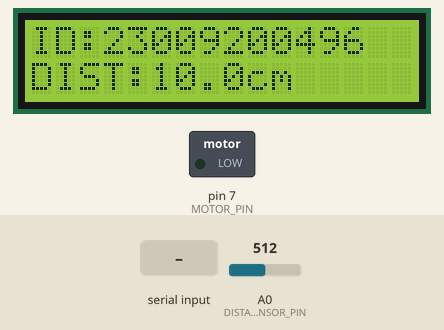
The sketch below on a simulated Arduino Uno, built with avr-gcc and run on an emulated ATmega328P. On the bench: 16×2 character LCD, switched loads named in the sketch (green lamp = pin HIGH). The test bench sets the inputs (shaded band); at power-on: A0 (DISTANCE_SENSOR_PIN) = 512. What the sketch prints to the serial monitor is not drawn.

Above: at 1.2 s.
1.3 s: A0 (DISTANCE_SENSOR_PIN) set to 174
At 2.0 s:
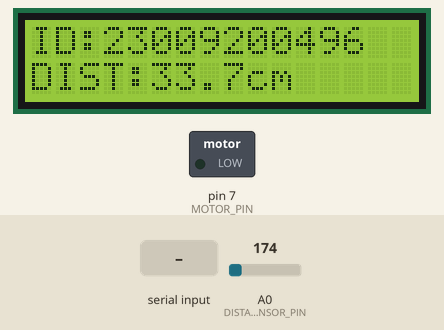
3.0 s: A0 (DISTANCE_SENSOR_PIN) set to 151
At 4.2 s:
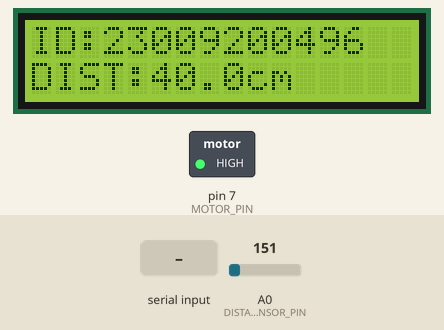
4.5 s: "1\n" received over Serial
At 5.1 s:
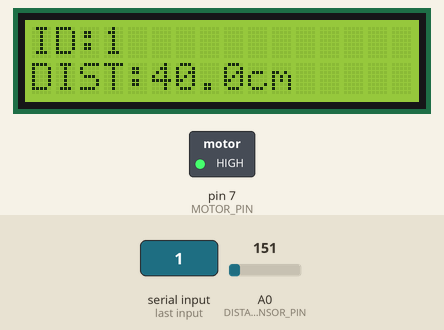
6.2 s: "0\n" received over Serial
At 7.4 s:
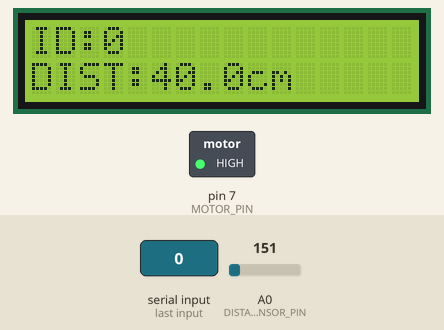
7.7 s: A0 (DISTANCE_SENSOR_PIN) set to 122
At 8.6 s:
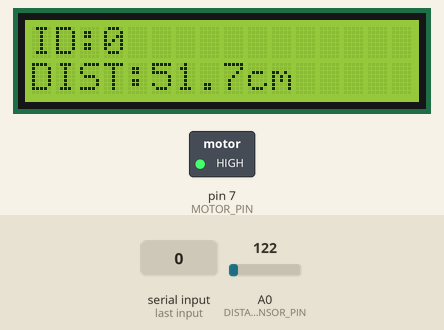
Timing chart, 0 to 10.7 s (numbered marks = the images above; inputs shaded):
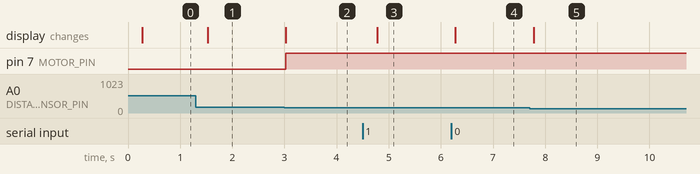

Measured:
- the behaviour switches between 165 and 164 on A0 (DISTANCE_SENSOR_PIN) (found by bisection; images 1 and 2)
- after the input at 1.3 s, the display: changes after 0.23 s (image 1)
- after the input at 3.0 s, pin 7 (MOTOR_PIN): LOW → HIGH at once; the display: changes at once (image 2)
- after the input at 4.5 s, the display: changes after 0.28 s (image 3)
- after the input at 6.2 s, the display: changes after 0.08 s (image 4)
- after the input at 7.7 s, the display: changes after 0.08 s (image 5)

The sketch:

DistanceControl.ino
```cpp
#include <LiquidCrystal.h>

// 距离测控仿真系统
// 学生：王李杰  学号：23009200496  阈值：30 + 6 = 36 cm

const char STUDENT_ID[] = "23009200496";
const float DISTANCE_THRESHOLD_CM = 36.0;

// Proteus 原理图实际引脚：RS=D12, E=D11, D4=D5, D5=D4, D6=D3, D7=D2
const uint8_t LCD_RS = 12;
const uint8_t LCD_EN = 11;
const uint8_t LCD_D4 = 5;
const uint8_t LCD_D5 = 4;
const uint8_t LCD_D6 = 3;
const uint8_t LCD_D7 = 2;
const uint8_t DISTANCE_SENSOR_PIN = A0;  // Proteus 中标记为 IO14
const uint8_t MOTOR_PIN = 7;

LiquidCrystal lcd(LCD_RS, LCD_EN, LCD_D4, LCD_D5, LCD_D6, LCD_D7);

String receivedId = STUDENT_ID;
unsigned long lastSampleMs = 0;
const unsigned long SAMPLE_INTERVAL_MS = 250;

float readDistanceCm() {
  // Sharp GP2D12 的典型反距离电压模型；与 Proteus SHARPGP2 模型匹配。
  // 为减小仿真显示抖动，对 10 次 ADC 采样取平均。
  long adcSum = 0;
  for (uint8_t i = 0; i < 10; ++i) {
    adcSum += analogRead(DISTANCE_SENSOR_PIN);
    delay(2);
  }
  const float adc = adcSum / 10.0;
  const float voltage = adc * (5.0 / 1023.0);

  // GP2D12 数据手册曲线的幂函数拟合，适用范围约 10~80 cm。
  float distance = 80.0;
  if (voltage > 0.10) {
    distance = 27.728 * pow(voltage, -1.2045);
  }
  return constrain(distance, 10.0, 80.0);
}

void readStudentIdFromSerial() {
  if (!Serial.available()) return;

  String line = Serial.readStringUntil('\n');
  line.trim();
  if (line.startsWith("ID:")) {
    line.remove(0, 3);
    line.trim();
  }

  bool allDigits = line.length() > 0 && line.length() <= 11;
  for (unsigned int i = 0; i < line.length(); ++i) {
    if (!isDigit(line[i])) {
      allDigits = false;
      break;
    }
  }

  if (allDigits) {
    receivedId = line;
    Serial.print("ACK:ID=");
    Serial.println(receivedId);
  } else {
    Serial.println("ERROR:INVALID_ID");
  }
}

void updateLcd(float distanceCm) {
  lcd.setCursor(0, 0);
  lcd.print("ID:");
  lcd.print(receivedId);
  for (int i = 3 + receivedId.length(); i < 16; ++i) lcd.print(' ');

  lcd.setCursor(0, 1);
  lcd.print("DIST:");
  lcd.print(distanceCm, 1);
  lcd.print("cm");
  lcd.print("   ");
}

void setup() {
  pinMode(MOTOR_PIN, OUTPUT);
  digitalWrite(MOTOR_PIN, LOW);

  Serial.begin(9600);
  Serial.setTimeout(50);
  lcd.begin(16, 2);
  lcd.clear();
  lcd.setCursor(0, 0);
  lcd.print("ID:");
  lcd.print(STUDENT_ID);
  lcd.setCursor(0, 1);
  lcd.print("DIST:--.-cm");
}

void loop() {
  readStudentIdFromSerial();

  const unsigned long now = millis();
  if (now - lastSampleMs < SAMPLE_INTERVAL_MS) return;
  lastSampleMs = now;

  const float distanceCm = readDistanceCm();
  const bool motorRunning = distanceCm > DISTANCE_THRESHOLD_CM;
  digitalWrite(MOTOR_PIN, motorRunning ? HIGH : LOW);

  updateLcd(distanceCm);

  // 机器可读的单行协议，便于上位机稳定解析。
  Serial.print("DIST:");
  Serial.print(distanceCm, 1);
  Serial.print(",MOTOR:");
  Serial.println(motorRunning ? "ON" : "OFF");
}
```
